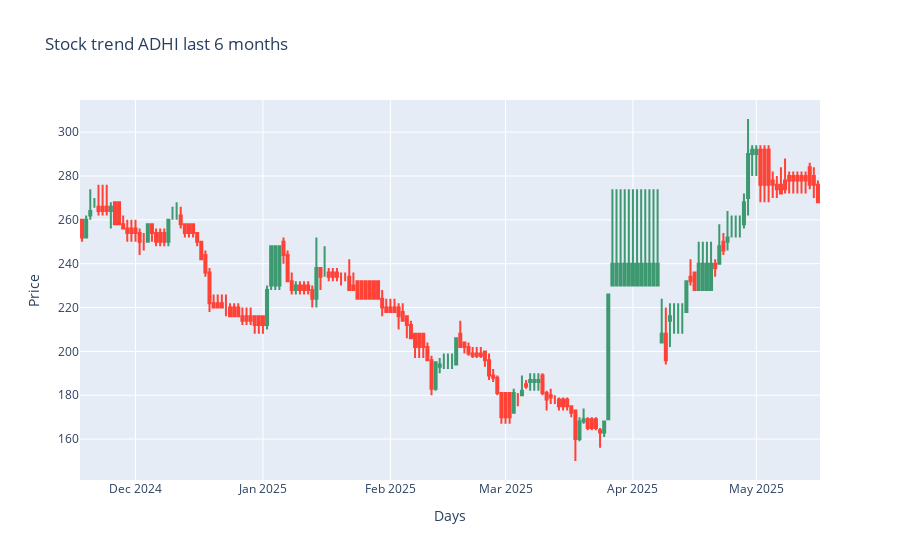

The cell this chart's notebook holds for it:
### Code cell
fig = go.Figure(data=[go.Candlestick(
    x=main.index[-180:],
    open=main['Open'].values[-180:],
    high=main['High'].values[-180:],
    low=main['Low'].values[-180:],
    close=main['Close'].values[-180:]
)])

fig.update_layout(xaxis_rangeslider_visible=False, 
                  title='Stock trend ADHI last 6 months',
                  xaxis_title=dict(text='Days'),
                  yaxis_title=dict(text='Price'))
fig.show()

### Figure 1 — Plotly figure (JSON) as saved in the notebook; plotly's stock layout.template omitted (floating-point values rounded to 4 significant figures; data arrays with more than 128 entries replaced by an {"elided": "..."} marker saying what was removed)
{"data": [{"close": {"elided": "180 str values"}, "high": {"elided": "180 str values"}, "low": {"elided": "180 str values"}, "open": {"elided": "180 str values"}, "type": "candlestick", "x": {"elided": "180 str values"}}], "layout": {"title": {"text": "Stock trend ADHI last 6 months"}, "xaxis": {"rangeslider": {"visible": false}, "title": {"text": "Days"}}, "yaxis": {"title": {"text": "Price"}}}}
